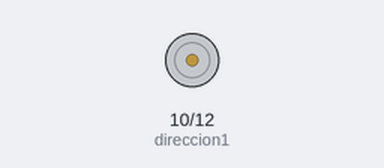
A sketch run on a simulated Arduino Uno, built with avr-gcc and run on an emulated ATmega328P. Shown: motor-driver pin pairs drawn as motors (green arrow = first pin HIGH = forward, orange = second pin HIGH = backward, longer = more drive).

Above: at 0.15 s.
At 1.4 s:
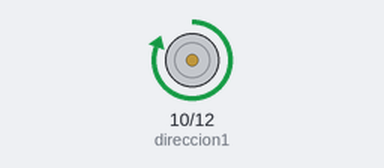
At 4.0 s:
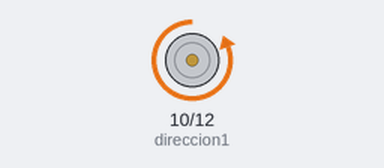
Timing chart, 0 to 6.9 s (numbered marks = the images above):
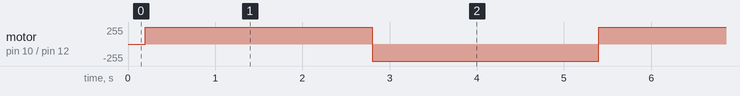

Measured:
- by itself, motor on pin 10 (direccion1) / pin 12 (direccion2): alternates forward 255/255 for 2.6 s and backward 255/255 for 2.6 s

The sketch:

test_Motor2.ino
```cpp
#define VELOCIDAD 17000


int steps1 = 9;
int direccion1 = 10;
int steps2 = 11;
int direccion2 = 12;
int reset = 8;
int pasos = 2000;

// the setup routine runs once when you press reset:
void setup() {
  // initialize the digital pin as an output.
  pinMode(steps1, OUTPUT);
  pinMode(direccion1, OUTPUT);
  pinMode(steps2, OUTPUT);
  pinMode(direccion2, OUTPUT);
  pinMode(reset, OUTPUT);

  digitalWrite(reset, LOW);    //Mientras reset este en LOW el motor permanecerá apagado y no sufrirá. El chip apagará todos los puertos y no leerá comandos.
  delay(100);
  digitalWrite(reset, HIGH);   //Cuando reset se encuentre en HIGH el motor arrancará y leerá los comandos enviados.
}

// the loop routine runs over and over again forever:
void loop() {
//  digitalWrite(reset, LOW);    //Mientras reset este en LOW el motor permanecerá apagado y no sufrirá. El chip apagará todos los puertos y no leerá comandos.
  delay(100);
//  digitalWrite(reset, HIGH);   //Cuando reset se encuentre en HIGH el motor arrancará y leerá los comandos enviados.
  digitalWrite(direccion1, HIGH);
  digitalWrite(direccion2, LOW);


  for (int i = 0; i<pasos; i++)       //Equivale al numero de vueltas (200 es 360º grados) o micropasos
  {
    digitalWrite(steps1, HIGH);  // This LOW to HIGH change is what creates the
    digitalWrite(steps2, HIGH);  // This LOW to HIGH change is what creates the
    delayMicroseconds(VELOCIDAD);
    digitalWrite(steps1, LOW); // al A4988 de avanzar una vez por cada pulso de energia.
    digitalWrite(steps2, LOW); // al A4988 de avanzar una vez por cada pulso de energia.
    delayMicroseconds(VELOCIDAD);     // Regula la velocidad, cuanto mas bajo mas velocidad.

  }

//  digitalWrite(reset, LOW);   //Mientras reset este en LOW el motor permanecerá apagado y no sufrirá. El chip apagará todos los puertos y no leerá comandos.
  delay(100);
//  digitalWrite(reset, HIGH);   //Cuando reset se encuentre en HIGH el motor arrancará y leerá los comandos enviados.
  digitalWrite(direccion1, LOW);
  digitalWrite(direccion2, HIGH);

  for (int i = 0; i<pasos; i++)       //Equivale al numero de vueltas (200 es 360º grados) o micropasos
  {

    digitalWrite(steps1, HIGH);   // LOW to HIGH hace que el motor avance ya que da la orden
    digitalWrite(steps2, HIGH);   // LOW to HIGH hace que el motor avance ya que da la orden
    delayMicroseconds(VELOCIDAD);
    digitalWrite(steps1, LOW);    // al A4988 de avanzar una vez por cada pulso de energia.
    digitalWrite(steps2, LOW);    // al A4988 de avanzar una vez por cada pulso de energia.
    delayMicroseconds(VELOCIDAD);         // Regula la velocidad, cuanto mas bajo mas velocidad.
  }
}
```
